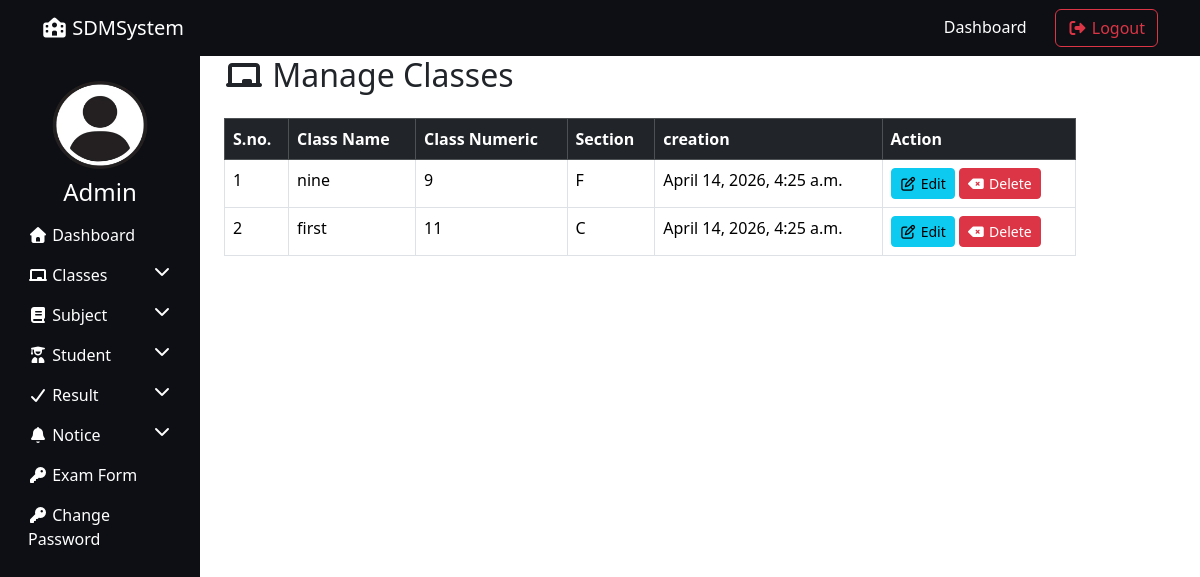
Before: /manage_classes/ (signed in) with the older database file.
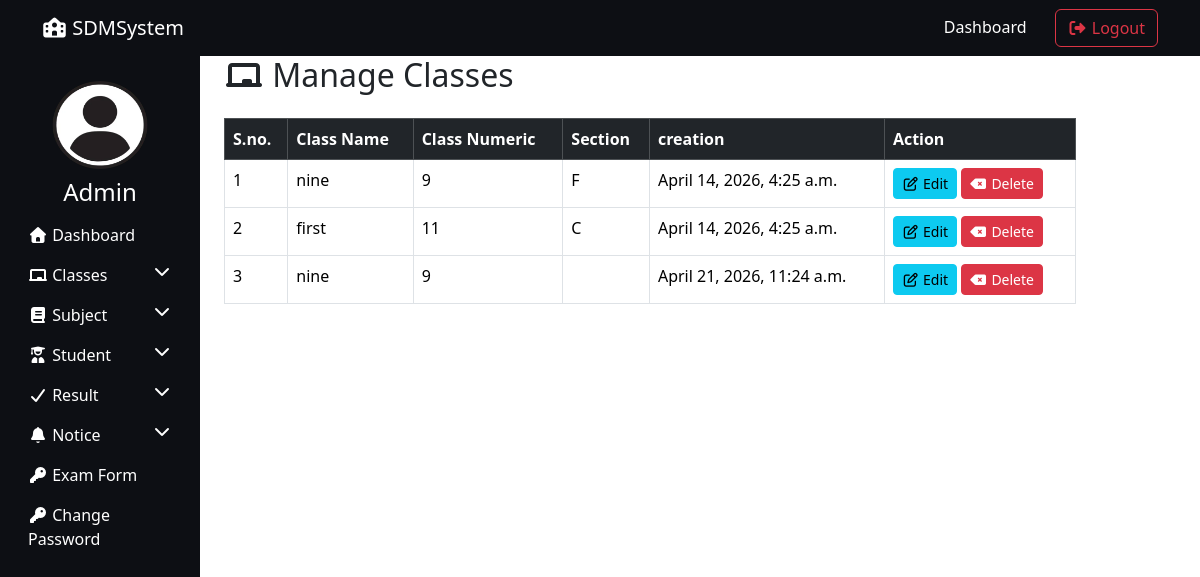
After: the same page with the newer database file.
### resultapp/models.py (models this page shows, shortened)
class Class(models.Model):
    class_name = models.CharField(max_length=50)
    class_numeric = models.IntegerField()
    section = models.CharField(max_length=20)
    creation_date = models.DateTimeField(auto_now_add=True)
    updation_date = models.DateTimeField(auto_now=True)

### resultapp/views.py (the view, shortened to what this page needs)
# urls.py: path("manage_classes/",manage_classes,name="manage_classes"),
@login_required
def manage_classes(request):
    classes = Class.objects.all()
    return render(request,"manage_classes.html",locals())

### resultapp/templates/manage_classes.html (shortened to what this page needs)
{% extends "admin_base.html" %}
{% load static %}
{%block content%}
   <div class="container">
    <h2 class="mb-4">
        <i class="fas fa-chalkboard"></i> Manage Classes
    </h2>
    <table class="table table-bordered">
        <thead class="table-dark">
            <tr>
                <th>S.no.</th>
                <th>Class Name</th>
                <th>Class Numeric</th>
                <th>Section</th>
                <th>creation</th>
                <th>Action</th>
            </tr>
        </thead>
        <tbody>
            {% for c in classes%}
            <tr>
                <td>{{forloop.counter}}</td>
                <td>{{c.class_name}}</td>
                <td>{{c.class_numeric}}</td>
                <td>{{c.section}}</td>
                <td>{{c.creation_date}}</td>
                <td>
                    <a href="{% url 'edit_class' c.id %}" class="btn btn-info btn-sm"><i class="fa-regular fa-pen-to-square"></i> Edit</a>
                     <a href="?delete={{c.id}}" class="btn btn-danger btn-sm"><i class="fa-solid fa-delete-left"></i> Delete</a>
                </td>
            </tr>
            {%endfor%}
        </tbody>
    </table>
   </div>
    {%endblock %}

Changed rows visible on the page:
added Class: class_name "nine", class_numeric "9", creation_date "April 21, 2026, 11:24 a.m."
